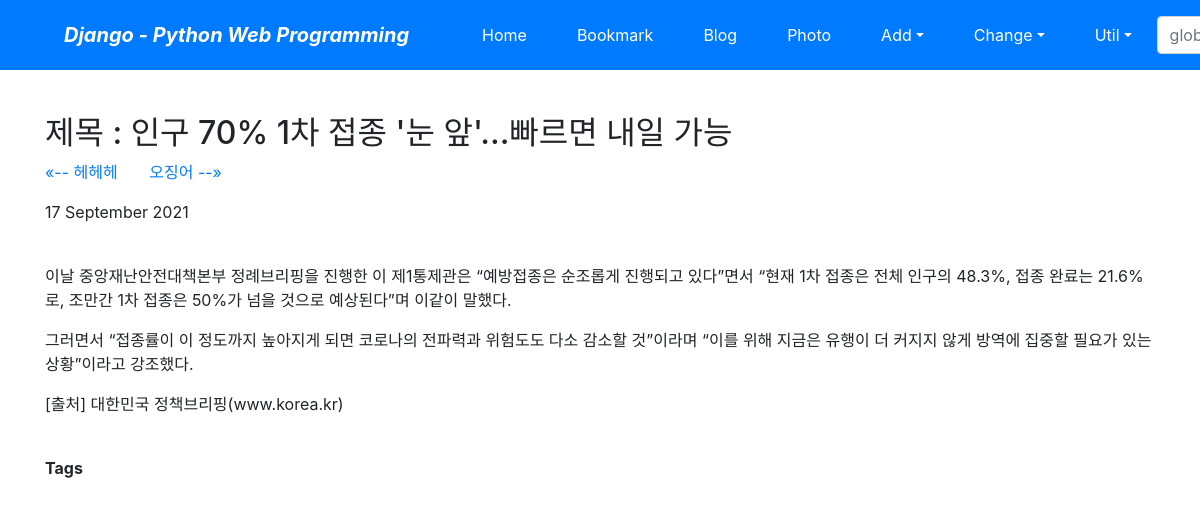
Screenshot of /blog/post/인구 with the database file from the repository.
### blog/models.py (models this page shows, shortened)
class Post(models.Model):
    title = models.CharField(verbose_name='TITLE', max_length=50)  # 포스트 제목
    slug = models.SlugField('SLUG', unique=True, allow_unicode=True, help_text='one word for title alias.')  # 제목의 별칭
    description = models.CharField('DESCRIPTION', max_length=100, blank=True, help_text='simple description text.')  # 포스트 한 줄 설명
    content = models.TextField('CONTENT')  # 포스트의 내용
    create_dt = models.DateTimeField('CREATE DATE', auto_now_add=True)  # 생성 일자
    modify_dt = models.DateTimeField('MODIFY DATE', auto_now=True)  # 수정 일자
    tags = TaggableManager(blank=True)  # ch06에서 추가됨
    owner = models.ForeignKey(User, on_delete=models.CASCADE, verbose_name='OWNER', blank=True, null=True)     # ch11에서 추가됨
    class Meta:
        verbose_name = 'post'
        verbose_name_plural = 'posts'
        db_table = 'blog_posts'
        ordering = ('-modify_dt',)
    def __str__(self):
        return self.title
    def get_absolute_url(self):
        return reverse('blog:post_detail', args=(self.slug,))
    def get_previous(self):
        return self.get_previous_by_modify_dt()
    def get_next(self):
        return self.get_next_by_modify_dt()

### blog/views.py (called while the page is built)
    def get_context_data(self, **kwargs):
        context = super().get_context_data(**kwargs)
        context['disqus_short'] = f"{settings.DISQUS_SHORTNAME}"
        context['disqus_id'] = f"post-{self.object.id}-{self.object.slug}"
        context['disqus_url'] = f"{settings.DISQUS_MY_DOMAIN}{self.object.get_absolute_url()}"
        context['disqus_title'] = f"{self.object.slug}"
        return context

### blog/templates/blog/post_detail.html (shortened to what this page needs)
{% extends "base.html" %}
{% block content %}
<div class="post=body">
    <br>
    <h2>제목 : {{object.title}}</h2>
    <p>
        {% if object.get_previous %}
            <a href="{{object.get_previous.get_absolute_url}}">
                &laquo;--   {{object.get_previous}}
            </a>
        {% endif %}
        {% if object.get_next %}
            <a href="{{object.get_next.get_absolute_url}}">
                {{object.get_next}} --&raquo;
            </a>
        {% endif %}
    </p>
        <p>{{object.modify_dt|date:"j F Y"}}</p>
    <br>
    <div>{{object.content|linebreaks}}</div>
    <br>
    <div>
        <b>Tags</b>
        {% load taggit_templatetags2_tags %}
    </div>
</div>
{% endblock %}

### rows the page displays
Post: title "인구 70% 1차 접종 '눈 앞'...빠르면 내일 가능", get_previous "헤헤헤", get_next "오징어", modify_dt "17 September 2021", content "이날 중앙재난안전대책본부 정례브리핑을 진행한 이 제1통제관은 “예방접종은 순조롭게 진행되고 있다”면서 “현재 1차 접종은 전체 인구의 48.3%, 접종 완료는 21.6%로, 조만간 1차 접종은 50%가 넘을 것으로 예상된다”며 이같이 말했다. 그러면서 “접종률이 이 정도까지 높아지게 되면 코로나의 전파력과 위험도도 다소 감소할 것”이라며 “이를 위해 지금은 유행이 더 커지지 않게 방역에 집중할 필요가 있는 상황”이라고 강조했다. [출처] 대한민국 정책브리핑(www.korea.kr)"
